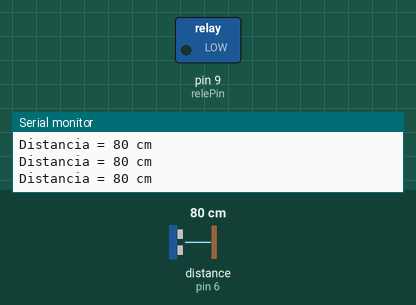
This sketch was run on a simulated Arduino Uno, built with avr-gcc and run on an emulated ATmega328P. Shown: switched loads named in the sketch (green lamp = pin HIGH), the last lines printed to the serial monitor. Wiring (inferred from the names in the program): ultrasonic range finder: trigger pin 5; echo pin 6. Dashed ring = blinking. The inputs (shaded band) are chosen by the test bench; at power-on: distance to the obstacle (sensor on pin 6) 80 cm. The echo pulse lasts 58.3 µs per cm; pins used as bus, display or sensor lines are not drawn.

Above: at 1.3 s.
1.4 s: distance to the obstacle (sensor on pin 6) set to 33 cm
2.9 s: distance to the obstacle (sensor on pin 6) set to 28 cm
At 3.4 s:
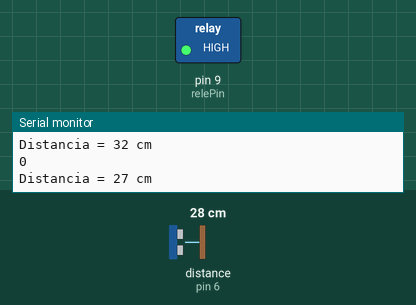
5.9 s: distance to the obstacle (sensor on pin 6) set to 35 cm
At 6.9 s:
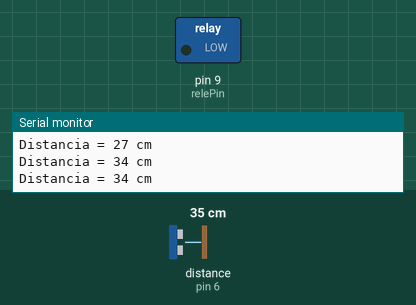
7.4 s: distance to the obstacle (sensor on pin 6) set to 2 cm
At 7.9 s:
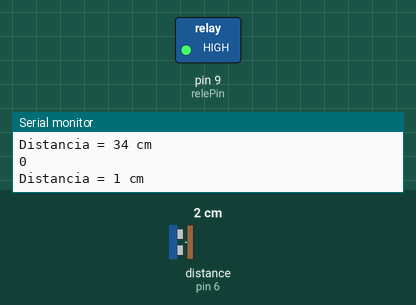
Timing chart, 0 to 11.4 s (numbered marks = the images above; inputs shaded):
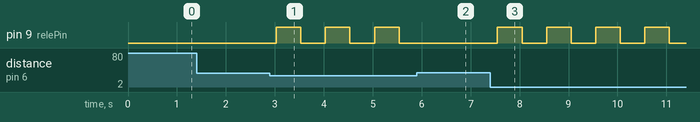

Measured:
- the behaviour switches between 31 and 30 cm on distance to the obstacle (sensor on pin 6) (found by bisection; images 0 and 1)
- after the input at 2.9 s, pin 9 (relePin): alternates HIGH for 0.50 s and LOW for 0.50 s, starting after 0.13 s
- after the input at 5.9 s, pin 9 (relePin): stays LOW (without the input it goes to HIGH after 0.14 s)
- after the input at 7.4 s, pin 9 (relePin): alternates HIGH for 0.50 s and LOW for 0.50 s, starting after 0.15 s

The sketch:

ControleLampada.ino
```cpp
/*

* Controlando a lampada por proximidade
* Componentes: Luminaria de escritorio, Rele (Modulo Rele v.1.0 - MPA-S-105-C), Arduino Duemilanove ou equivalente e sensor ultrassom (HC-SR04)
* Autor: Luiz Cruz (Revista INFO)
*
*/


//Variaveis que definem os pinos de conexao
int trigPin = 5;
int echoPin = 6;
int relePin = 9;
bool state = false;

// Variaveis para calculo da distancia
long duration, inches, x;
int i;

void setup(){

  // Inicializacao
  Serial.begin(9600);
  pinMode(trigPin, OUTPUT);
  pinMode(echoPin, INPUT);
  pinMode(relePin, OUTPUT);

}

void loop(){

  // O ultrasom inicializa com pulso em alta por 2 ou mais microsegundos
  digitalWrite(trigPin, LOW);
  delayMicroseconds(2);
  digitalWrite(trigPin, HIGH);
  delayMicroseconds(5);
  digitalWrite(trigPin, LOW);

  // Duracao da ida e volta do sinal resulta no calculo da distancia
  duration = pulseIn(echoPin, HIGH);
  x = microsecondsToCentimeters(duration);

  // Logica de ativacao
  if (x < 30) {

    //Distancia menor que 30 cm, verifica estado

    if (state == 0){
        //Desliga lampada
        digitalWrite(relePin, HIGH);
        Serial.print(state);
        state = true;
    }
    else{
        // Liga a lampada
        digitalWrite(relePin, LOW);
        Serial.print(state);
        state = false;
    }

  }

  // Imprime no console a distancia (conferir ativacao do sensor ultrasom)
  Serial.print("\nDistancia = ");
  Serial.print(x);
  Serial.print(" cm ");
  Serial.println();
  delay(500);
}


long microsecondsToCentimeters(long microseconds){

  // Velocidade do som e 360 m/s ou 29 microsegundos por centimetro. A distancia e metade do percurso.
  return microseconds / 29 / 2;
}
```
